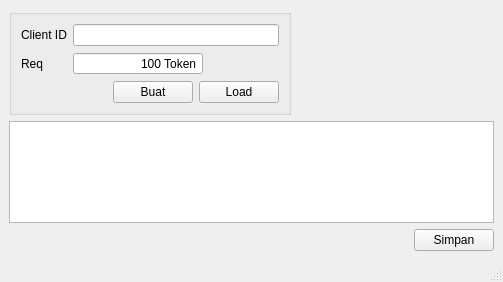
<?xml version="1.0" encoding="UTF-8"?>
<ui version="4.0">
 <class>CounterGenWindow</class>
 <widget class="QMainWindow" name="CounterGenWindow">
  <property name="geometry">
   <rect>
    <x>0</x>
    <y>0</y>
    <width>503</width>
    <height>282</height>
   </rect>
  </property>
  <property name="windowTitle">
   <string>Counter Generator</string>
  </property>
  <widget class="QWidget" name="centralwidget">
   <layout class="QVBoxLayout" name="verticalLayout">
    <item>
     <layout class="QHBoxLayout" name="horizontalLayout_3">
      <item>
       <widget class="QGroupBox" name="groupBox">
        <layout class="QGridLayout" name="gridLayout">
         <item row="0" column="0">
          <widget class="QLabel" name="label">
           <property name="text">
            <string>Client ID</string>
           </property>
          </widget>
         </item>
         <item row="0" column="1">
          <widget class="QLineEdit" name="clientField">
           <property name="minimumSize">
            <size>
             <width>200</width>
             <height>0</height>
            </size>
           </property>
          </widget>
         </item>
         <item row="1" column="0">
          <widget class="QLabel" name="label_2">
           <property name="text">
            <string>Req</string>
           </property>
           <property name="wordWrap">
            <bool>true</bool>
           </property>
          </widget>
         </item>
         <item row="1" column="1">
          <layout class="QHBoxLayout" name="horizontalLayout" stretch="1,0">
           <item>
            <widget class="QSpinBox" name="valueField">
             <property name="alignment">
              <set>Qt::AlignmentFlag::AlignRight|Qt::AlignmentFlag::AlignTrailing|Qt::AlignmentFlag::AlignVCenter</set>
             </property>
             <property name="buttonSymbols">
              <enum>QAbstractSpinBox::ButtonSymbols::NoButtons</enum>
             </property>
             <property name="accelerated">
              <bool>true</bool>
             </property>
             <property name="suffix">
              <string> Token</string>
             </property>
             <property name="minimum">
              <number>100</number>
             </property>
             <property name="maximum">
              <number>10000</number>
             </property>
             <property name="singleStep">
              <number>100</number>
             </property>
            </widget>
           </item>
           <item>
            <spacer name="horizontalSpacer">
             <property name="orientation">
              <enum>Qt::Orientation::Horizontal</enum>
             </property>
             <property name="sizeHint" stdset="0">
              <size>
               <width>76</width>
               <height>20</height>
              </size>
             </property>
            </spacer>
           </item>
          </layout>
         </item>
         <item row="2" column="1">
          <layout class="QHBoxLayout" name="horizontalLayout_2">
           <item>
            <spacer name="horizontalSpacer_3">
             <property name="orientation">
              <enum>Qt::Orientation::Horizontal</enum>
             </property>
             <property name="sizeHint" stdset="0">
              <size>
               <width>40</width>
               <height>20</height>
              </size>
             </property>
            </spacer>
           </item>
           <item>
            <widget class="QPushButton" name="buatButton">
             <property name="text">
              <string>Buat</string>
             </property>
            </widget>
           </item>
           <item>
            <widget class="QPushButton" name="loadButton">
             <property name="text">
              <string>Load</string>
             </property>
            </widget>
           </item>
          </layout>
         </item>
        </layout>
       </widget>
      </item>
      <item>
       <spacer name="horizontalSpacer_2">
        <property name="orientation">
         <enum>Qt::Orientation::Horizontal</enum>
        </property>
        <property name="sizeHint" stdset="0">
         <size>
          <width>40</width>
          <height>20</height>
         </size>
        </property>
       </spacer>
      </item>
     </layout>
    </item>
    <item>
     <widget class="QPlainTextEdit" name="strDisplay">
      <property name="minimumSize">
       <size>
        <width>483</width>
        <height>0</height>
       </size>
      </property>
      <property name="font">
       <font>
        <family>Courier New</family>
       </font>
      </property>
      <property name="readOnly">
       <bool>true</bool>
      </property>
     </widget>
    </item>
    <item alignment="Qt::AlignmentFlag::AlignRight">
     <widget class="QPushButton" name="simpanButton">
      <property name="text">
       <string>Simpan</string>
      </property>
     </widget>
    </item>
   </layout>
  </widget>
  <widget class="QMenuBar" name="menubar">
   <property name="geometry">
    <rect>
     <x>0</x>
     <y>0</y>
     <width>503</width>
     <height>22</height>
    </rect>
   </property>
  </widget>
  <widget class="QStatusBar" name="statusbar"/>
 </widget>
 <resources/>
 <connections/>
</ui>
